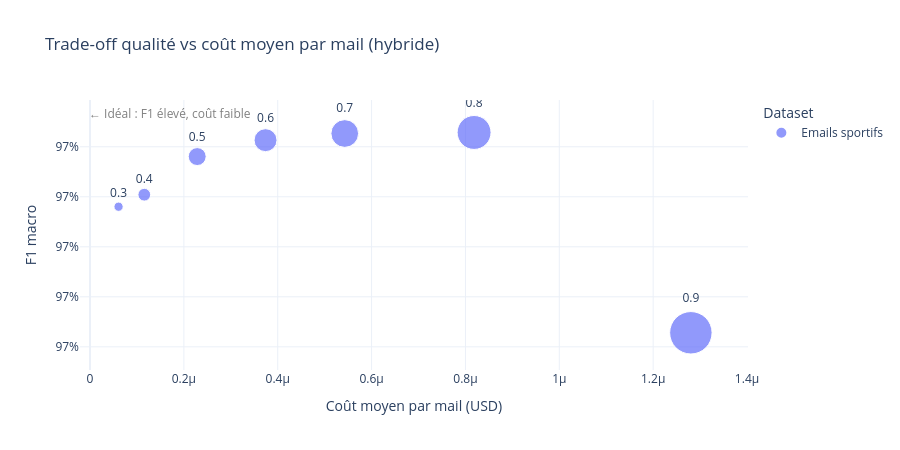

Source (notebook cell):
### Code cell
if not hybrid.empty:
    # Scatter trade-off qualité vs coût
    fig = px.scatter(
        h_agg, x='avg_cost', y='f1_macro',
        color='dataset_label', size='escalation_rate',
        text='threshold', size_max=30,
        title='Trade-off qualité vs coût moyen par mail (hybride)',
        labels={
            'avg_cost': 'Coût moyen par mail (USD)',
            'f1_macro': 'F1 macro',
            'dataset_label': 'Dataset',
        },
        color_discrete_sequence=['#636EFA', '#00CC96'],
        template=TEMPLATE,
    )
    fig.update_traces(textposition='top center')
    fig.update_yaxes(tickformat='.0%')
    fig.update_layout(height=450)
    fig.add_annotation(
        text="← Idéal : F1 élevé, coût faible",
        xref='paper', yref='paper', x=0.01, y=0.99,
        showarrow=False, font=dict(color='gray')
    )
    fig.show()

### Figure 1 — Plotly figure (JSON) as saved in the notebook; plotly's stock layout.template omitted (floating-point values rounded to 4 significant figures)
{"data": [{"hovertemplate": "Dataset=Emails sportifs<br>Coût moyen par mail (USD)=%{x}<br>F1 macro=%{y}<br>escalation_rate=%{marker.size}<br>threshold=%{text}<extra></extra>", "legendgroup": "Emails sportifs", "marker": {"color": "#636EFA", "size": [0.003564, 0.006784, 0.01344, 0.02201, 0.03201, 0.0481, 0.07522], "sizemode": "area", "sizeref": 8.358e-05, "symbol": "circle"}, "mode": "markers+text", "name": "Emails sportifs", "orientation": "v", "showlegend": true, "text": [0.3, 0.4, 0.5, 0.6, 0.7, 0.8, 0.9], "textposition": "top center", "type": "scatter", "x": [6.08e-08, 1.156e-07, 2.284e-07, 3.74e-07, 5.428e-07, 8.184e-07, 1.28e-06], "xaxis": "x", "y": [0.9698, 0.97, 0.9708, 0.9711, 0.9713, 0.9713, 0.9673], "yaxis": "y"}], "layout": {"annotations": [{"font": {"color": "gray"}, "showarrow": false, "text": "← Idéal : F1 élevé, coût faible", "x": 0.01, "xref": "paper", "y": 0.99, "yref": "paper"}], "height": 450, "legend": {"itemsizing": "constant", "title": {"text": "Dataset"}, "tracegroupgap": 0}, "title": {"text": "Trade-off qualité vs coût moyen par mail (hybride)"}, "xaxis": {"anchor": "y", "domain": [0.0, 1.0], "title": {"text": "Coût moyen par mail (USD)"}}, "yaxis": {"anchor": "x", "domain": [0.0, 1.0], "tickformat": ".0%", "title": {"text": "F1 macro"}}}}
